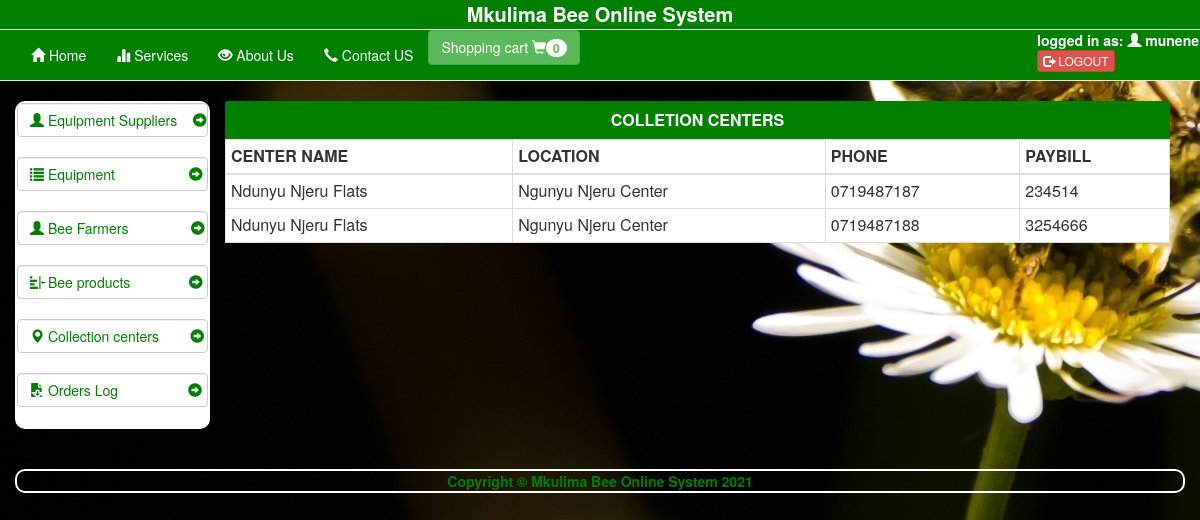
/collectioncenters.php (signed in), run on the app's committed database.
### tables this page shows
CREATE TABLE IF NOT EXISTS `collection_center` (
  `center_id` int(20) NOT NULL,
  `name` varchar(20) NOT NULL,
  `location` varchar(20) NOT NULL,
  `phone` varchar(20) NOT NULL,
  `paybill` int(50) NOT NULL
);

### collectioncenters.php (the view, shortened to what this page needs)
 <body style="background: url(img/index.jpg) no-repeat center center fixed">
 <?php include("mainheader.php");?>
 <div class="container">
<div class="row">
 <?php include("servicesidebar.php");?>
 <div class="col-xs-10 table-responsive">
  <div class = "panel-heading" style="background-color:green;">
		<font color=white><center><h3 class ="panel-title"><b>COLLETION CENTERS</b></center></h3></font>
		</div>
 <table class="table table-stripped table-hover table-bordered table-condensed" style="background-color:white;">
	<thead>
		<tr>
			<th>CENTER NAME</th>
			<th>LOCATION</th>
			<th>PHONE</th>
			<th>PAYBILL</th>
		</tr>
	</thead>
	<tbody>
		<?php
			$results = mysql_query("SELECT * FROM `collection_center` ") or die (mysql_error());
			while($project = mysql_fetch_array($results)){
				echo "
				<tr>
					<td>".$project['name']."</td>
					<td>".$project['location']."</td>
					<td>".$project['phone']."</td>
					<td>".$project['paybill']."</td>
				</tr>
				";
			}
		?>
	</tbody>
 </table>
 </div>
</div>
<BR />
<br />
<?php include("mainfooter.php");?>
</div>
</body>

### mainheader.php (shortened to what this page needs)
<link rel="stylesheet" href="http://maxcdn.bootstrapcdn.com/bootstrap/3.2.0/css/bootstrap.min.css">
<?php
if(isset($_SESSION['loguser'])){
	$loguservar="<b>logged in as: <span class='glyphicon glyphicon-user'></span> ".$_SESSION['loguser']."    <br /><a href='logout.php'><button class='btn btn-danger btn-xs'> <span class='glyphicon glyphicon-log-out'></span> LOGOUT</button></a></b>";
}else{ $loguservar="<a href='login.php'><button type='button' class='btn btn-default' data-toggle='modal' data-target='#loginmodal'><span class='glyphicon glyphicon-log-in'></span>  LOGIN</button></a>";}
?>
<link rel="stylesheet" href="bootstrap/css/bootstrap.min.css">
<div class="row" style="background-color:green; font-size:20px;" >
<div class="col-xs-12 hidden-xs"><center> <font color=white ><b>Mkulima Bee Online System</b> </font> </center></div>
</div>
<div class="row">
<nav class="navbar navbar-default" style="background-color:green; ">
<div class="container-fluid">
<?php
$totalqty =0;
?>
<div class="collapse navbar-collapse" id ="bs-example-navbar-collapse-1">
<font color=white >
    <ul class="nav navbar-nav"  >
        <li><a href="index.php"><font color=white ><span class="glyphicon glyphicon-home"></span> Home</font></a></a></li>
		<li><a href="services.php"><font color=white ><span class="glyphicon glyphicon-stats"></span> Services</font></a></a></li>
		<li><a href="aboutus.php"><font color=white ><span class="glyphicon glyphicon-eye-open"></span> About Us</font></a></a></li>
		<li><a href="contactsus.php"><font color=white ><span class="glyphicon glyphicon-earphone"></span> Contact US</font></a></li>
		<li><button type='button' class='btn btn-success' data-toggle='modal' data-target='#loginmodal'>
		<font color=white >Shopping cart <span class="glyphicon glyphicon-shopping-cart"> </span><span class="badge"><?php echo $totalqty;?></span> </font></button>
		</li>
    </ul>
	<ul class="nav navbar-nav navbar-right">
		<li><?php echo $loguservar;?> </li>
	</ul>
	</font>
</div>
</div>
</nav>
</div>

### servicesidebar.php
<div class="col-md-2" style="border:solid white 2px; border-radius:10px; background-color: #fff; padding:0px;">
				<a href="suppliers.php"><button type='button' class='btn btn-default form-control' style="text-align:left;">
				<font color=green>
				<span class="glyphicon glyphicon-user"></span>	Equipment Suppliers &nbsp;&nbsp;	<span class="glyphicon glyphicon-circle-arrow-right"></span>
				</font>
				</button></a><br /><br />
				<a href="equipment.php"><button type='button' class='btn btn-default form-control' style="text-align:left;">
				<font color=green>
				<span class="glyphicon glyphicon-list"></span>	Equipment &nbsp;&nbsp;&nbsp;&nbsp;&nbsp;&nbsp;&nbsp;&nbsp;&nbsp;&nbsp;&nbsp;&nbsp;&nbsp;&nbsp;&nbsp;&nbsp;&nbsp;	<span class="glyphicon glyphicon-circle-arrow-right"></span>
				</font>
				</button></a><br /><br />
				<a href="farmers.php"><button type='button' class='btn btn-default form-control' style="text-align:left;">
				<font color=green>
				<span class="glyphicon glyphicon-user"></span>	Bee Farmers &nbsp;&nbsp;&nbsp;&nbsp;&nbsp;&nbsp;&nbsp;&nbsp;&nbsp;&nbsp;&nbsp;&nbsp;&nbsp;&nbsp;	<span class="glyphicon glyphicon-circle-arrow-right"></span>
				</font>
				</button></a><br /><br />
				<a href="beeproducts.php"><button type='button' class='btn btn-default form-control' style="text-align:left;">
				<font color=green>
				<span class="glyphicon glyphicon-indent-right"></span>	Bee products &nbsp;&nbsp&nbsp&nbsp&nbsp&nbsp&nbsp&nbsp&nbsp&nbsp&nbsp&nbsp&nbsp <span class="glyphicon glyphicon-circle-arrow-right"></span>
				</font>
				</button></a><br /><br />
				<a href="collectioncenters.php"><button type='button' class='btn btn-default form-control' style="text-align:left;">
				<font color=green>
				<span class="glyphicon glyphicon-map-marker"></span> Collection centers &nbsp&nbsp&nbsp&nbsp&nbsp&nbsp <span class="glyphicon glyphicon-circle-arrow-right" ></span>
				</font>
				</button></a><br /><br />
				<a href="orderlog.php"><button type='button' class='btn btn-default form-control' style="text-align:left;">
				<font color=green>
				<span class="glyphicon glyphicon-save-file"></span> Orders Log &nbsp&nbsp&nbsp&nbsp&nbsp&nbsp&nbsp&nbsp&nbsp&nbsp&nbsp&nbsp&nbsp&nbsp&nbsp&nbsp <span class="glyphicon glyphicon-circle-arrow-right"></span>
				</font>
				</button></a><br /><br />
</div>

### mainfooter.php
<div class="row">
<div class="col-xs-12" style="border:solid white 2px; border-radius:10px; backgroung-color:transparent;"  >
<center>
		<font color=green ><b>Copyright &copy Mkulima Bee Online System  <?php echo date("Y");?></b></font>
</center>
</div>
</div>

### data on the page
collection_center: name "Ndunyu Njeru Flats", location "Ngunyu Njeru Center", phone "0719487187", paybill "234514"
collection_center: name "Ndunyu Njeru Flats", location "Ngunyu Njeru Center", phone "0719487188", paybill "3254666"

### other printed values
$totalqty "0"
$_SESSION['loguser'] "munene"
